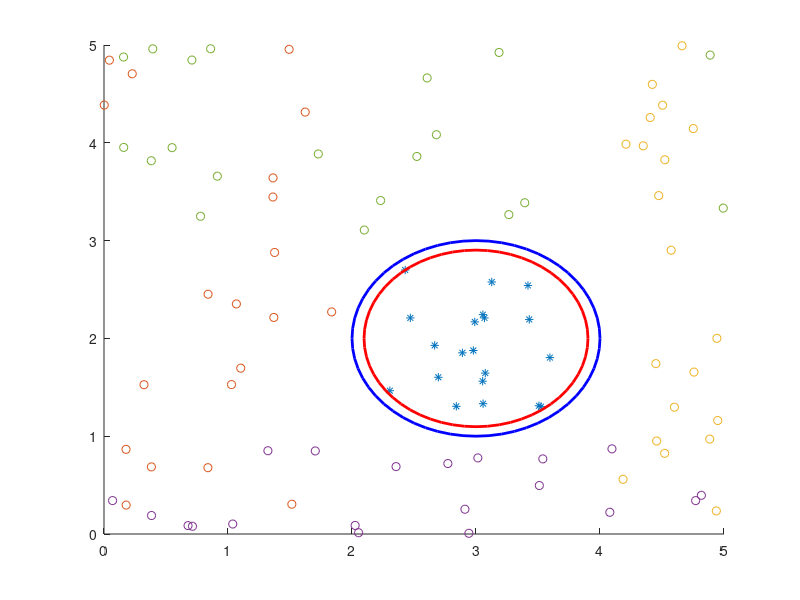

Reproduce this figure in MATLAB. (Note: this script raises an error after producing the figure.)
%_______________________training for circle hypothesis_____________________

%generate random positive numbers
figure(2);
xmin=2.3;
xmax=3.7;
n=20;
x=xmin+rand(1,n)*(xmax-xmin);
ymin=1.3;
ymax=2.7;
y=ymin+rand(1,n)*(ymax-ymin);
scatter(x,y,'*')
 
%plot of class
hold on
r = 1;
c = [3 2];
pos = [c-r 2*r 2*r];
rectangle('Position',pos,'Curvature',[1 1],'EdgeColor', 'b', 'LineWidth', 2)
Xmax=zeros(1,20);

%plot of specific class
%find distance of positive points from center
for i=1:20
 X=[3,2;x(i),y(i)];
 Xmax(i)=pdist(X,'euclidean');
end
Xmax=max(Xmax); %find maximum distance for specific hypothesis

r = Xmax;
c = [3 2];
pos = [c-r 2*r 2*r];
rectangle('Position',pos,'Curvature',[1 1],'EdgeColor', 'r', 'LineWidth', 2) 
hold on
 
%generate random negetive integers for left side
xmin1=0;
xmax1=1.9;
x1=xmin1+rand(1,n)*(xmax1-xmin1);
ymin1=0;
ymax1=5;
y1=ymin1+rand(1,n)*(ymax1-ymin1);
scatter(x1,y1)
 %calculate distance of negetive points from the center
 X1=zeros(1,20);
for i=1:20
 X=[3,2;x1(i),y1(i)];
 X1(i)=pdist(X,'euclidean');
end
Xmin1=min(X1); %find minimum distance for general hypothesis
 
%generate random negetive integers for right side
hold on
xmin2=4.1;
xmax2=5;
x2=xmin2+rand(1,n)*(xmax2-xmin2);
ymin2=0;
ymax2=5;
y2=ymin2+rand(1,n)*(ymax2-ymin2);
scatter(x2,y2)
 
X2=zeros(1,20);
for i=1:20
 X=[3,2;x2(i),y2(i)];
 X2(i)=pdist(X,'euclidean');
end
Xmin2=min(X2); %find minimum distance for general hypothesis
 
%generate random negetive integers for bottom
hold on
xmin3=0;
xmax3=5;
x3=xmin3+rand(1,n)*(xmax3-xmin3);
ymin3=0;
ymax3=0.9;
y3=ymin3+rand(1,n)*(ymax3-ymin3);
scatter(x3,y3)
 
X3=zeros(1,20);
for i=1:20
 X=[3,2;x3(i),y3(i)];
 X3(i)=pdist(X,'euclidean');
end
Xmin3=min(X3); %find minimum distance for general hypothesis
 
%generate random negetive integers for top
hold on
xmin4=0;
xmax4=5;
x4=xmin4+rand(1,n)*(xmax4-xmin4);
ymin4=3.1;
ymax4=5;
y4=ymin4+rand(1,n)*(ymax4-ymin4);
scatter(x4,y4)
 
X4=zeros(1,20);
for i=1:20
 X=[3,2;x4(i),y4(i)];
 X4(i)=pdist(X,'euclidean');
end
Xmin4=min(X4); %find minimum distance for general hypothesis

%compare all the minimum distances to find the minimum distance among them
m=0;
if((Xmin1<Xmin2)&&(Xmin1<Xmin3)&&(Xmin1<Xmin4))
        m=Xmin1;
elseif((Xmin2<Xmin1)&&(Xmin2<Xmin3)&&(Xmin2<Xmin4))
    m=Xmin2;
elseif((Xmin3<Xmin1)&&(Xmin3<Xmin2)&&(Xmin3<Xmin4))
    m=Xmin3;
elseif((Xmin4<Xmin1)&&(Xmin4<Xmin2)&&(Xmin4<Xmin3))
    m=Xmin4;
end
%plot of general hypothesis
hold on
r = m;
c = [3 2];
pos = [c-r 2*r 2*r];
rectangle('Position',pos,'Curvature',[1 1],'EdgeColor', 'g ', 'LineWidth', 2) 
      

%__________________________training completed______________________________
